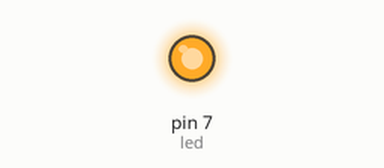
The program below on a simulated MicroPython board. On the bench: output pins drawn as LEDs (lit = HIGH). At 0.0 s the program stops and its outputs stay as they are.

Above: at 0.1 s.
Timing chart, 0 to 1.5 s (numbered marks = the images above):
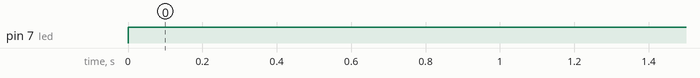

Measured:
- by itself, pin 7 (led): LOW → HIGH at 0.00 s

The program:

sample_1.py
```python
# import 'Pin' (to manipulate pins) from 'machine' module...
from machine import Pin

# definition of a led at pin 7...
led = Pin(7, Pin.OUT)

# definition of the luminosity value of this led
led.value(1)
```
